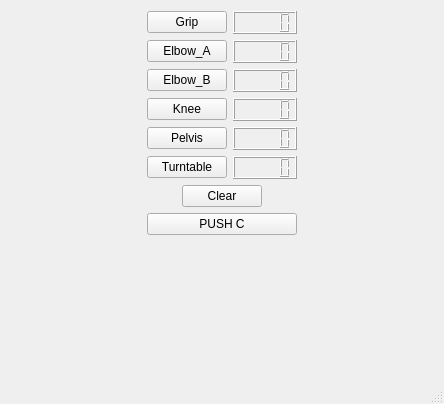
<?xml version="1.0" encoding="UTF-8"?>
<ui version="4.0">
 <class>MainWindow</class>
 <widget class="QMainWindow" name="MainWindow">
  <property name="geometry">
   <rect>
    <x>0</x>
    <y>0</y>
    <width>444</width>
    <height>404</height>
   </rect>
  </property>
  <property name="windowTitle">
   <string>RoboArmController</string>
  </property>
  <widget class="QWidget" name="centralWidget">
   <layout class="QGridLayout" name="gridLayout">
    <item row="0" column="0">
     <layout class="QGridLayout" name="controlGrid">
      <item row="4" column="0">
       <layout class="QGridLayout" name="gridLayout_4">
        <item row="0" column="0">
         <widget class="QPushButton" name="pushButton_2">
          <property name="text">
           <string>Knee</string>
          </property>
         </widget>
        </item>
        <item row="0" column="1">
         <widget class="QLCDNumber" name="lcdNumber_3"/>
        </item>
       </layout>
      </item>
      <item row="5" column="0">
       <layout class="QGridLayout" name="gridLayout_5">
        <item row="0" column="0">
         <widget class="QPushButton" name="pushButton_3">
          <property name="text">
           <string>Pelvis</string>
          </property>
         </widget>
        </item>
        <item row="0" column="1">
         <widget class="QLCDNumber" name="lcdNumber_2"/>
        </item>
       </layout>
      </item>
      <item row="9" column="0">
       <spacer name="verticalSpacer">
        <property name="orientation">
         <enum>Qt::Vertical</enum>
        </property>
        <property name="sizeHint" stdset="0">
         <size>
          <width>20</width>
          <height>40</height>
         </size>
        </property>
       </spacer>
      </item>
      <item row="3" column="0">
       <layout class="QGridLayout" name="gridLayout_3">
        <item row="0" column="0">
         <widget class="QPushButton" name="pushButton">
          <property name="text">
           <string>Elbow_B</string>
          </property>
         </widget>
        </item>
        <item row="0" column="1">
         <widget class="QLCDNumber" name="lcdNumber_4"/>
        </item>
       </layout>
      </item>
      <item row="6" column="0">
       <layout class="QGridLayout" name="gridLayout_6">
        <item row="0" column="0">
         <widget class="QPushButton" name="pushButton_4">
          <property name="sizePolicy">
           <sizepolicy hsizetype="Minimum" vsizetype="Fixed">
            <horstretch>0</horstretch>
            <verstretch>0</verstretch>
           </sizepolicy>
          </property>
          <property name="text">
           <string>Turntable</string>
          </property>
         </widget>
        </item>
        <item row="0" column="1">
         <widget class="QLCDNumber" name="lcdNumber"/>
        </item>
       </layout>
      </item>
      <item row="1" column="0">
       <layout class="QGridLayout" name="buttonsGrid">
        <item row="0" column="0">
         <widget class="QPushButton" name="testLeftButton">
          <property name="sizePolicy">
           <sizepolicy hsizetype="Minimum" vsizetype="Fixed">
            <horstretch>0</horstretch>
            <verstretch>0</verstretch>
           </sizepolicy>
          </property>
          <property name="text">
           <string>Grip</string>
          </property>
         </widget>
        </item>
        <item row="0" column="1">
         <widget class="QLCDNumber" name="lcdNumber_6"/>
        </item>
       </layout>
      </item>
      <item row="2" column="0">
       <layout class="QGridLayout" name="buttons2Grid">
        <item row="0" column="0">
         <widget class="QPushButton" name="testRightButton">
          <property name="text">
           <string>Elbow_A</string>
          </property>
         </widget>
        </item>
        <item row="0" column="1">
         <widget class="QLCDNumber" name="lcdNumber_5"/>
        </item>
       </layout>
      </item>
      <item row="7" column="0">
       <layout class="QGridLayout" name="gridLayout_7">
        <item row="0" column="0">
         <widget class="QPushButton" name="pushButton_5">
          <property name="sizePolicy">
           <sizepolicy hsizetype="Fixed" vsizetype="Fixed">
            <horstretch>0</horstretch>
            <verstretch>0</verstretch>
           </sizepolicy>
          </property>
          <property name="text">
           <string>Clear</string>
          </property>
         </widget>
        </item>
       </layout>
      </item>
      <item row="8" column="0">
       <widget class="QPushButton" name="pushButton_6">
        <property name="text">
         <string>PUSH C</string>
        </property>
       </widget>
      </item>
     </layout>
    </item>
    <item row="0" column="1">
     <layout class="QGridLayout" name="viewGrid" columnminimumwidth="0">
      <property name="sizeConstraint">
       <enum>QLayout::SetDefaultConstraint</enum>
      </property>
      <property name="horizontalSpacing">
       <number>7</number>
      </property>
     </layout>
    </item>
   </layout>
  </widget>
  <widget class="QStatusBar" name="statusBar"/>
 </widget>
 <layoutdefault spacing="6" margin="11"/>
 <resources/>
 <connections/>
</ui>
